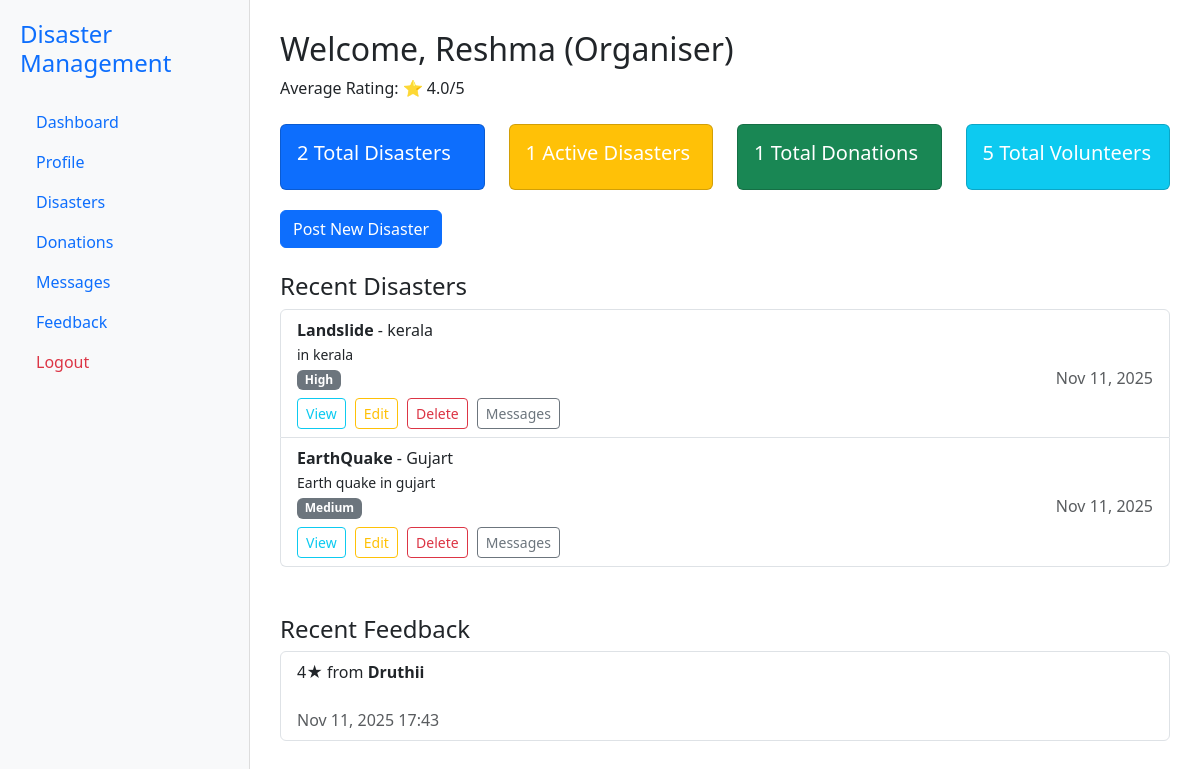
The app's page /organiser/dashboard/ (signed in) with its own data.
### core/models.py (models this page shows, shortened)
class User(AbstractUser):
    ROLE_CHOICES = (
        ('organiser', 'Organiser'),
        ('donor', 'Donor'),
    )
    role = models.CharField(max_length=10, choices=ROLE_CHOICES)
    phone = models.CharField(max_length=15, blank=True)
    profile_picture = models.ImageField(upload_to='profile_pics/', blank=True, null=True)

class Disaster(models.Model):
    URGENCY_CHOICES = [
        ('low', 'Low'),
        ('medium', 'Medium'),
        ('high', 'High'),
    ]
    organiser = models.ForeignKey(settings.AUTH_USER_MODEL, on_delete=models.CASCADE)
    title = models.CharField(max_length=100)
    description = models.TextField()
    location = models.CharField(max_length=100)
    urgency_level = models.CharField(max_length=20, choices=URGENCY_CHOICES)
    image = models.ImageField(upload_to='disaster_images/', blank=True, null=True)
    posted_at = models.DateTimeField(auto_now_add=True)
    bank_account_name = models.CharField(max_length=100)
    bank_account_number = models.CharField(max_length=30)
    ifsc_code = models.CharField(max_length=15)
    upi_id = models.CharField(max_length=50, blank=True)

class Feedback(models.Model):
    donor = models.ForeignKey(settings.AUTH_USER_MODEL, on_delete=models.CASCADE)
    organiser = models.ForeignKey(settings.AUTH_USER_MODEL, on_delete=models.CASCADE, related_name='received_feedback')
    disaster = models.ForeignKey(Disaster, on_delete=models.CASCADE)
    rating = models.IntegerField(choices=[(i, str(i)) for i in range(1, 6)])
    comment = models.TextField(blank=True)
    submitted_at = models.DateTimeField(auto_now_add=True)

### core/views.py (the view)
# urls.py: path('organiser/dashboard/', views.organiser_dashboard, name='organiser_dashboard'),
@login_required
def organiser_dashboard(request):
    if request.user.role != 'organiser':
        return redirect('dashboard')
    disasters = Disaster.objects.filter(organiser=request.user)
    active_disasters = disasters.filter(urgency_level='high')
    donations = Donation.objects.filter(disaster__organiser=request.user)
    feedbacks = Feedback.objects.filter(organiser=request.user)
    avg_rating = feedbacks.aggregate(Avg('rating'))['rating__avg']
    context = {
        'disasters': disasters,
        'active_count': active_disasters.count(),
        'total_count': disasters.count(),
        'donation_count': donations.count(),
        'volunteer_count': 5,  # Placeholder
        'avg_rating': round(avg_rating or 0, 1),
        'feedbacks': feedbacks,
    }
    return render(request, 'core/organiser_dashboard.html', context)

### core/templates/core/organiser_dashboard.html (shortened to what this page needs)
<!DOCTYPE html>
<html>
<head>
    <link href="https://cdn.jsdelivr.net/npm/bootstrap@5.3.0/dist/css/bootstrap.min.css" rel="stylesheet">
</head>
<body>
    <div id="sidebar">
        <h4 class="text-primary">Disaster Management</h4>
        <ul class="nav flex-column mt-4">
            <li class="nav-item"><a class="nav-link" href="{% url 'organiser_dashboard' %}">Dashboard</a></li>
             <li class="nav-item"><a class="nav-link" href="{% url 'user_profile' %}">Profile</a></li>
            <li class="nav-item"><a class="nav-link" href="{% url 'post_disaster' %}">Disasters</a></li>
            <li class="nav-item"><a class="nav-link" href="{% url 'organiser_donations' %}">Donations</a></li>
            <li class="nav-item"><a class="nav-link" href="{% url 'organiser_messages' %}">Messages</a></li>
            <li class="nav-item"><a class="nav-link" href="{% url 'organiser_feedback' %}">Feedback</a></li>
            <li class="nav-item"><a class="nav-link text-danger" href="{% url 'logout' %}">Logout</a></li>
        </ul>
    </div>
    <div id="main">
        <h2>Welcome, {{ request.user.username }} (Organiser)</h2>
        <p>Average Rating: ⭐ {{ avg_rating }}/5</p>
        <div class="row mt-4">
            <div class="col-md-3">
                <div class="card text-white bg-primary">
                    <div class="card-body">
                        <h5 class="card-title">{{ total_count }} Total Disasters</h5>
                    </div>
                </div>
            </div>
            <div class="col-md-3">
                <div class="card text-white bg-warning">
                    <div class="card-body">
                        <h5 class="card-title">{{ active_count }} Active Disasters</h5>
                    </div>
                </div>
            </div>
            <div class="col-md-3">
                <div class="card text-white bg-success">
                    <div class="card-body">
                        <h5 class="card-title">{{ donation_count }} Total Donations</h5>
                    </div>
                </div>
            </div>
            <div class="col-md-3">
                <div class="card text-white bg-info">
                    <div class="card-body">
                        <h5 class="card-title">{{ volunteer_count }} Total Volunteers</h5>
                    </div>
                </div>
            </div>
        </div>
        <a href="{% url 'post_disaster' %}" class="btn btn-primary mb-4">Post New Disaster</a>
        <h4>Recent Disasters</h4>
        <ul class="list-group">
            {% for disaster in disasters %}
                <li class="list-group-item">
                    <strong>{{ disaster.title }}</strong> - {{ disaster.location }}
                    <br>
                    <small>{{ disaster.description }}</small>
                    <br>
                    <span class="badge bg-secondary">{{ disaster.urgency_level|title }}</span>
                    <span class="text-muted float-end">{{ disaster.posted_at|date:"M d, Y" }}</span>
                    <div class="mt-2">
                        <a href="{% url 'view_disaster' disaster.pk %}" class="btn btn-sm btn-outline-info">View</a>
                        <a href="{% url 'edit_disaster' disaster.pk %}" class="btn btn-sm btn-outline-warning">Edit</a>
                        <a href="{% url 'delete_disaster' disaster.pk %}" class="btn btn-sm btn-outline-danger">Delete</a>
                        <a href="{% url 'message_thread' disaster.pk %}" class="btn btn-sm btn-outline-secondary">Messages</a>
                    </div>
                </li>
            {% empty %}
                <li class="list-group-item">No disasters posted yet.</li>
            {% endfor %}
        </ul>
        <h4 class="mt-5">Recent Feedback</h4>
        <ul class="list-group">
            {% for fb in feedbacks %}
                <li class="list-group-item">
                    {{ fb.rating }}★ from <strong>{{ fb.donor.username }}</strong>
                    <br>
                    <br>
                    <span class="text-muted">{{ fb.submitted_at|date:"M d, Y H:i" }}</span>
                </li>
            {% empty %}
                <li class="list-group-item">No feedback received yet.</li>
            {% endfor %}
        </ul>
    </div>
</body>
</html>

### core/templates/core/organiser_dashboard.html (style rules this page uses)
body { display: flex; min-height: 100vh; margin: 0; }
#sidebar { width: 250px; background-color: #f8f9fa; padding: 20px; border-right: 1px solid #ddd; }
#main { flex-grow: 1; padding: 30px; }
.card { margin-bottom: 20px; }
.btn-sm { margin-right: 5px; }

### records on screen
User: user.username "Reshma"
Disaster: title "Landslide", location "kerala", description "in kerala", urgency_level "High", posted_at "Nov 11, 2025"
Disaster: title "EarthQuake", location "Gujart", description "Earth quake in gujart", urgency_level "Medium", posted_at "Nov 11, 2025"
Feedback: rating "4", donor.username "Druthii", submitted_at "Nov 11, 2025 17:43"

### other values on screen
{{ avg_rating }} "4.0"
{{ total_count }} "2"
{{ active_count }} "1"
{{ donation_count }} "1"
{{ volunteer_count }} "5"
